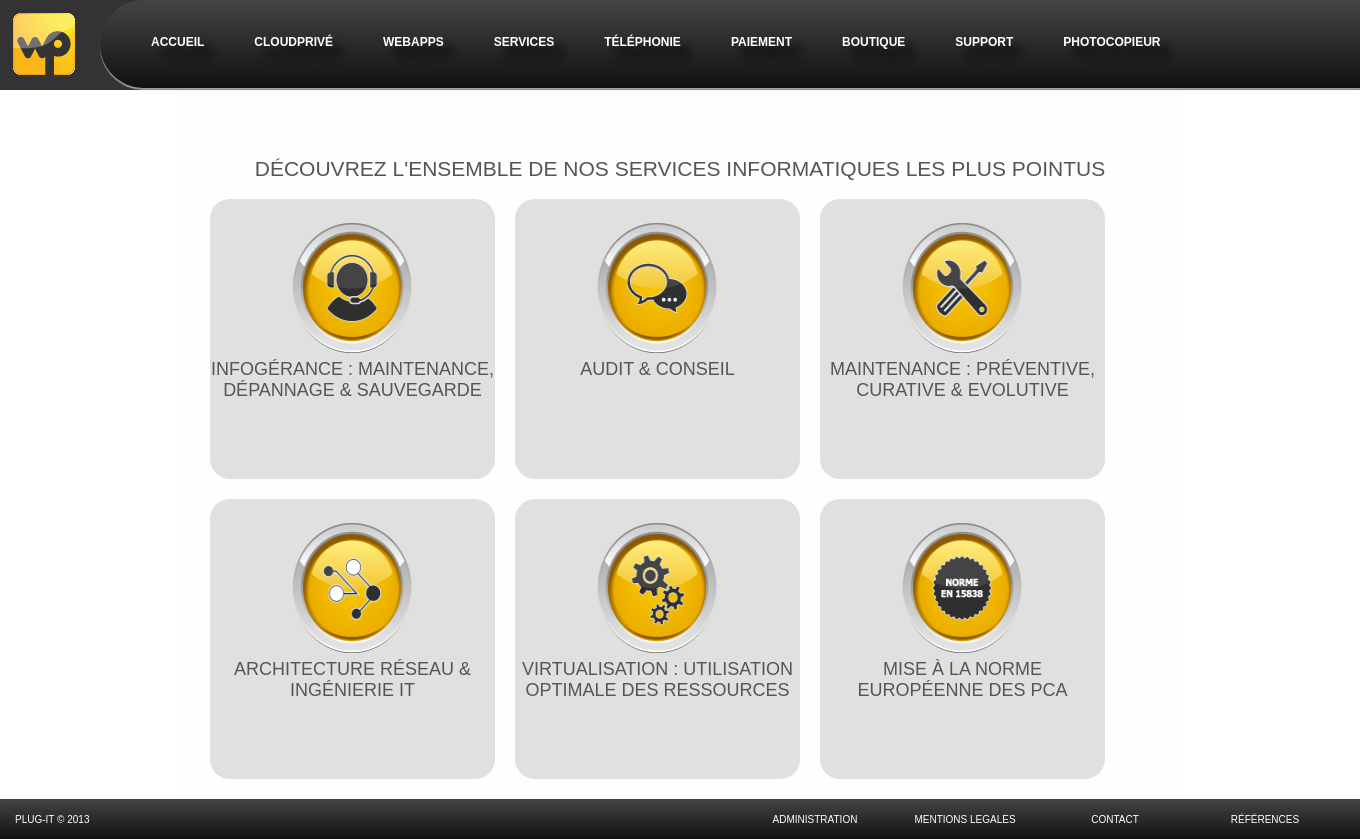
Page /Index.php?page=services&mode=view on the committed database.
### tables this page shows
CREATE TABLE IF NOT EXISTS `menu` (
  `id` int(11) NOT NULL AUTO_INCREMENT,
  `interne` tinyint(1) NOT NULL,
  `active` tinyint(1) NOT NULL,
  `nom` varchar(50) NOT NULL,
  `baseName` varchar(50) NOT NULL,
  `position` int(11) NOT NULL,
  `lien` varchar(255) NOT NULL,
  `meta` text NOT NULL,
  PRIMARY KEY (`id`)
);

CREATE TABLE IF NOT EXISTS `services` (
  `id` int(11) NOT NULL AUTO_INCREMENT,
  `titre` varchar(100) NOT NULL,
  `corps` text NOT NULL,
  `image` varchar(100) NOT NULL,
  `subtitre` varchar(50) NOT NULL,
  `date` timestamp NOT NULL DEFAULT CURRENT_TIMESTAMP,
  `ordre` int(11) NOT NULL,
  PRIMARY KEY (`id`)
);

### connexionbddplugit.class.php (called while the page is built, shortened)
<?php
class connexionbddplugit
{
	private static $connexion = null;
	public static function getInstance ()
	{
		if (is_null(self::$connexion))
		{
			try
			{
				$connexion = new PDO('mysql:host=localhost;dbname=plugit2','root','');
			} catch ( Exception $e )
			{
			echo "Connection à MySQL impossible : ", $e->getMessage();
			die();
			}
			$connexion->setAttribute(PDO::ATTR_ERRMODE, PDO::ERRMODE_EXCEPTION);
			$connexion->setAttribute(PDO::ATTR_EMULATE_PREPARES, false);
			$connexion->exec("SET CHARACTER SET utf8");
		}
		return $connexion;
	}
}
?>

### Include/common/Banniere.php (the view, shortened to what this page needs)
<div>
	<div style="min-width:1350px;"><a href="index.php?page=accueil"><img src="images/logotype_plug_it(transparence).png" style="float:left; margin:13px 50px 13px 13px;"/></a>
	<ul id="menu">
		<?php
		require_once('./connexionbddplugit.class.php');
		try
		{
			$rq = connexionbddplugit::getInstance()->query("SELECT * FROM menu ORDER BY position");
			while($ar=$rq->fetch())
			{
				if($ar['active'] == true)
				{
					echo '
					<li id="li_'.$ar['id'].'"><a href="'.$ar['lien'].'"';
					echo '>'.$ar['nom'].'</a>';
					echo '<ul id="li_sousmenu'.$ar['id'].'">';
					echo '</ul></li>';
				}
			}
		} catch ( Exception $e ) {
			echo "Une erreur est survenue : ".$e->getMessage();
		}
		?>
	</ul>
	</div>
</div>

### Include/invite/services.php (shortened to what this page needs)
<?php
	require_once('./connexionbddplugit.class.php');
	switch($_GET['mode'])
	{
		case 'view':
			echo'<div style="margin:auto;width:980px;">
				<h2>DéCOUVREZ L\'ENSEMBLE DE NOS SERVICES INFORMATIQUES LES PLUS POINTUS</h2>';
					try{
						$retour = connexionbddplugit::getInstance()->query('SELECT * FROM services ORDER BY ordre');
						$i=1;
						echo '<table cellspacing="20">';
						while ($donnees = $retour->fetch())
							{
								if($i == 1)
									echo '<tr>';
								echo '<td>
								<div class="blockservice" onclick="location.href=\'index.php?page=services&mode=viewone&id='.$donnees['id'].'\'">';
								echo'
									<img src="'.$donnees['image'].'"  width="280" height="157" style="margin-left:5%;width:90%;"/><br/>
									<h3 style="font-size:18px;">'.$donnees['titre'].'</h3>
								</div></td>';
								$i++;
								if($i > 3)
								{
									$i=1;
									echo '</tr>';
								}
							}
						echo '</table>';
					} catch ( Exception $e ) {
						echo "Une erreur est survenue : ".$e->getMessage();
					}
				echo '</div>';
		break;
	}

### css/styles.css (style rules this page uses)
* { padding: 0px; margin: 0px; outline: none; }

### styles/index.css (style rules this page uses)
.blockservice { width:285px; height: 280px; background-color:#e0e0e0; border-radius:20px; cursor: pointer; }
#menu { min-width: 1250px; margin: 0 0 0 100px; padding: 0px 0px 0px 0px; list-style: none; background: #111; background: -moz-linear-gradient(#444, #111); background: -webkit-gradient(linear,left bottom,left top,color-stop(0, #111),color-stop(1, #444)); background: -webkit-linear-gradient(#444, #111); background: -o-linear-gradient(#444, #111); background: -ms-linear-gradient(#444, #111); background: linear-gradient(#444, #111); -moz-border-radius: 50px; border-radius: 50px 0px 0px 50px; -moz-box-shadow: 0 2px 1px #9c9c9c; -webkit-box-shadow: 0 2px 1px #9c9c9c; box-shadow: 0px 2px 1px #9c9c9c; }
#menu li { float: left; padding: 30px 15px 30px 15px; position: relative; }
#menu a { float: left; height: 25px; padding:0px 10px 0px 10px; color: #999; text-transform: uppercase; font: bold 12px/25px Arial, Helvetica; text-decoration: none; text-shadow: 10px 10px 10px #000; color:white; }
#menu:after { visibility: hidden; display: block; font-size: 0; content: " "; clear: both; height: 0; }
h2,h3 { text-align: center; font-weight: normal; font-size:21px; line-height:21px; text-transform:uppercase; }
body { color:#555555; font-size:10pt; font-family: Arial,Helvetica,sans-serif; padding:0; margin: 0; }
html { margin:0; }

### rows in the picture
menu: nom "ACCUEIL"
menu: nom "CLOUDPRIVÉ"
menu: nom "WEBAPPS"
menu: nom "SERVICES"
menu: nom "TÉLÉPHONIE"
menu: nom "PAIEMENT"
menu: nom "BOUTIQUE"
menu: nom "SUPPORT"
menu: nom "PHOTOCOPIEUR"
services: image (picture), titre "INFOGÉRANCE : MAINTENANCE, DÉPANNAGE & SAUVEGARDE"
services: image (picture), titre "AUDIT & CONSEIL"
services: image (picture), titre "MAINTENANCE : PRÉVENTIVE, CURATIVE & EVOLUTIVE"
services: image (picture), titre "ARCHITECTURE RÉSEAU & INGÉNIERIE IT"
services: image (picture), titre "VIRTUALISATION : UTILISATION OPTIMALE DES RESSOURCES"
services: image (picture), titre "MISE À LA NORME EUROPÉENNE DES PCA"
